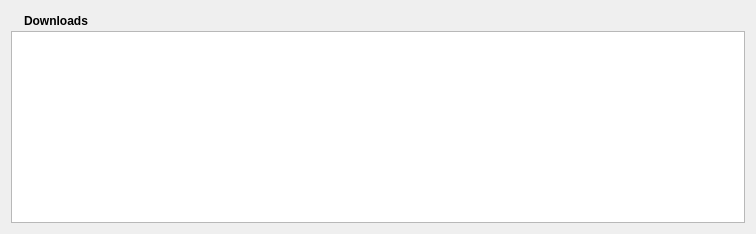
          <widget class="QWidget" name="layoutWidget">
           <layout class="QGridLayout">
            <property name="horizontalSpacing">
             <number>6</number>
            </property>
            <property name="verticalSpacing">
             <number>0</number>
            </property>
            <item row="0" column="0">
             <layout class="QGridLayout">
              <property name="spacing">
               <number>6</number>
              </property>
              <item row="0" column="0">
               <widget class="QLabel" name="downiconlabel">
                <property name="text">
                 <string/>
                </property>
                <property name="pixmap">
                 <pixmap resource="resources.qrc">:/resources/downloads.png</pixmap>
                </property>
               </widget>
              </item>
              <item row="0" column="1">
               <widget class="QLabel" name="downtextlabel">
                <property name="font">
                 <font>
                  <pointsize>9</pointsize>
                 </font>
                </property>
                <property name="text">
                 <string>&lt;b&gt;Downloads</string>
                </property>
               </widget>
              </item>
             </layout>
            </item>
            <item row="0" column="1">
             <spacer>
              <property name="orientation">
               <enum>Qt::Horizontal</enum>
              </property>
              <property name="sizeHint" stdset="0">
               <size>
                <width>651</width>
                <height>20</height>
               </size>
              </property>
             </spacer>
            </item>
            <item row="1" column="0" colspan="2">
             <widget class="DownloadsTable" name="downloadsTreeView">
              <property name="sizePolicy">
               <sizepolicy hsizetype="Expanding" vsizetype="Expanding">
                <horstretch>0</horstretch>
                <verstretch>2</verstretch>
               </sizepolicy>
              </property>
              <property name="selectionMode">
               <enum>QAbstractItemView::ExtendedSelection</enum>
              </property>
             </widget>
            </item>
           </layout>
          </widget>
